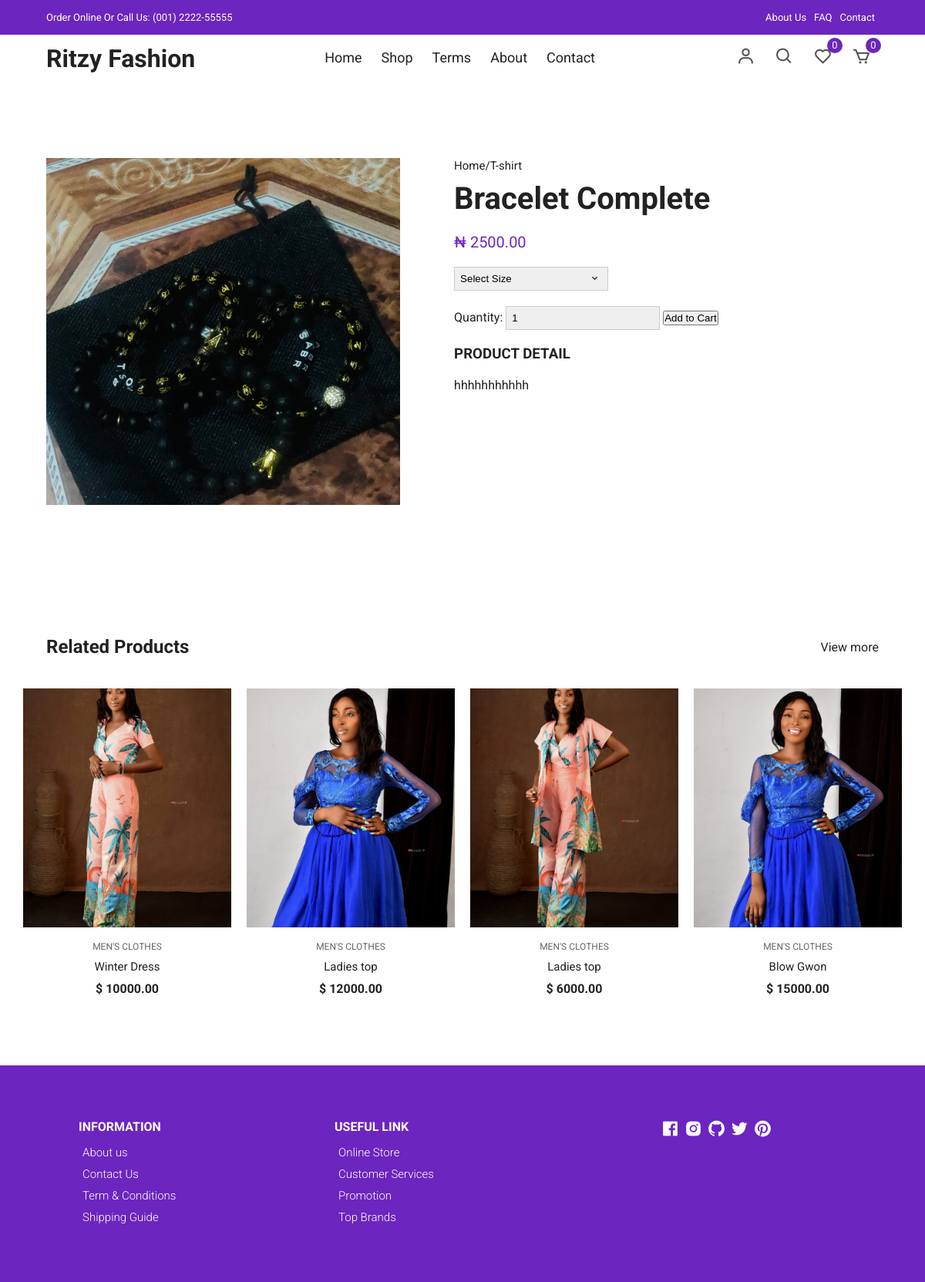
Page /products/7/bracelet-complete/ on the committed database.
### products/models.py (models this page shows, shortened)
class Product(models.Model):
    category = models.ForeignKey(Category, related_name='products', on_delete=models.CASCADE)
    name = models.CharField(max_length=200, db_index=True)
    slug = models.SlugField(max_length=200, db_index=True)
    image = models.ImageField(upload_to='products/%Y/%m/%d', blank=True)
    description = models.TextField(blank=True)
    price = models.DecimalField(max_digits=10, decimal_places=2)
    available = models.BooleanField(default=True)
    created = models.DateTimeField(auto_now_add=True)
    updated = models.DateTimeField(auto_now=True)
    class Meta:
        ordering = ('name',)
        index_together = (('id', 'slug'),)
    def get_absolute_url(self):
        return reverse('products:product_detail', args=[self.id, self.slug])

### products/views.py (the view)
# urls.py: path('<int:id>/<slug:slug>/', views.product_detail, name='product_detail'),
def product_detail(request, id, slug):
    category = None
    categories = Category.objects.all()
    cart_product_form = CartAddProductForm()
    products = Product.objects.filter(available=True)
    related_products = Product.objects.order_by('-category')[:4]
    cart_product_form = CartAddProductForm()
    product = get_object_or_404(Product, id=id, slug=slug, available=True)
    context = {
        'product': product,
        'category': category,
        'categories': categories,
        'products' : products,
        'cart_product_form': cart_product_form,
        'related_products': related_products
    }
    return render(request, 'products/product_details.html', context)

### cart/forms.py
class CartAddProductForm(forms.Form):
    quantity = forms.TypedChoiceField(choices=PRODUCT_QUANTITY_CHOICES, coerce=int)
    override = forms.BooleanField(required=False, initial=False, widget=forms.HiddenInput)

### products/templates/products/product_details.html (shortened to what this page needs)
{% extends 'mart/base.html' %}
{% load static %}
{% block content %}
    <div class="top-nav">
      <div class="container d-flex">
        <p>Order Online Or Call Us: (001) 2222-55555</p>
        <ul class="d-flex">
          <li><a href="#">About Us</a></li>
          <li><a href="#">FAQ</a></li>
          <li><a href="#">Contact</a></li>
        </ul>
      </div>
    </div>
    <div class="navigation">
      <div class="nav-center container d-flex">
        <a href="index.html" class="logo"><h1>Ritzy Fashion</h1></a>
        <ul class="nav-list d-flex">
          <li class="nav-item">
            <a href="{% url 'mart:ritzy-home' %}" class="nav-link">Home</a>
          </li>
          <li class="nav-item">
            <a href="{% url 'product:product_list' %}" class="nav-link">Shop</a>
          </li>
          <li class="nav-item">
            <a href="#terms" class="nav-link">Terms</a>
          </li>
          <li class="nav-item">
            <a href="#about" class="nav-link">About</a>
          </li>
          <li class="nav-item">
            <a href="#contact" class="nav-link">Contact</a>
          </li>
        </ul>
        <div class="icons d-flex">
          <a href="login.html" class="icon">
            <i class="bx bx-user"></i>
          </a>
          <div class="icon">
            <i class="bx bx-search"></i>
          </div>
          <div class="icon">
            <i class="bx bx-heart"></i>
            <span class="d-flex">0</span>
          </div>
          <a href="cart.html" class="icon">
            <i class="bx bx-cart"></i>
            <span class="d-flex">0</span>
          </a>
        </div>
      </div>
    </div>
    <section class="section product-detail">
      <div class="details container">
        <div class="left image-container">
          <div class="main">
            <img src="{{ product.image.url }}" id="zoom" alt="" />
          </div>
        </div>
        <div class="right">
          <span>Home/T-shirt</span>
          <h1>{{ product.name }}</h1>
          <div class="price">₦ {{ product.price }}</div>
          <form>
            <div>
              <select>
                <option value="Select Size" selected disabled>
                  Select Size
                </option>
              </select>
              <span><i class="bx bx-chevron-down"></i></span>
            </div>
          </form>
          <form action="{% url 'cart:cart_add' product.id %}" method="post">
            {{ cart_product_form }}
            <input type="submit" value="Add to Cart" class="addCart" ></input>
          </form>
          <h3>Product Detail</h3>
          <p>
           {{ product.description }}
          </p>
        </div>
      </div>
    </section>
    <section class="section featured">
      <div class="top container">
        <h1>Related Products</h1>
        <a href="#" class="view-more">View more</a>
      </div>
      <div class="product-center container">
        {% for product in related_products %}
        <div class="product-item">
          <div class="overlay">
            <a href="" class="product-thumb">
              <img src="{{ product.image.url }}" alt="" />
            </a>
          </div>
          <div class="product-info">
            <span>MEN'S CLOTHES</span>
            <a href="{{ product.get_absolute_url }}">{{ product.name }}</a>
            <h4>$ {{ product.price }}</h4>
          </div>
          <ul class="icons">
          </ul>
        </div>
        {% endfor %}
      </div>
    </section>
{% endblock content %}

### mart/static/mart/css/styles.css (style rules this page uses)
:root { --white: #fff; --black: #222; --green: #6c25be; --grey1: #f0f0f0; --grey2: #e9d7d3; }
*, *::before, *::after { margin: 0; padding: 0; box-sizing: inherit; }
html { box-sizing: border-box; font-size: 62.5%; }
body { font-family: 'Roboto', sans-serif; font-size: 1.6rem; background-color: var(--white); color: var(--black); font-weight: 400; font-style: normal; }
a { text-decoration: none; color: var(--black); }
li { list-style: none; }
.container { max-width: 114rem; margin: 0 auto; padding: 0 3rem; }
.d-flex { display: flex; align-items: center; }
.top-nav { background-color: var(--green); font-size: 1.3rem; color: var(--white); }
.top-nav div { justify-content: space-between; height: 4.5rem; }
.top-nav a { color: var(--white); padding: 0 0.5rem; }
.navigation { height: 6rem; line-height: 6rem; }
.nav-center { justify-content: space-between; }
.nav-center .nav-item:not(:last-child) { margin-right: 0.5rem; }
.nav-center .nav-link { font-size: 1.8rem; padding: 1rem; }
.icon { cursor: pointer; font-size: 2.5rem; padding: 0 1rem; color: #555; position: relative; }
.icon:not(:last-child) { margin-right: 0.5rem; }
.icon span { position: absolute; top: 3px; right: -3px; background-color: var(--green); color: var(--white); border-radius: 50%; font-size: 1.3rem; height: 2rem; width: 2rem; justify-content: center; }
.section { padding: 10rem 0 5rem 0; overflow: hidden; }
.product-center { display: flex; align-items: center; justify-content: center; flex-wrap: wrap; max-width: 120rem; margin: 0 auto; padding: 0 2rem; }
.product-item { position: relative; width: 27rem; margin: 0 auto; margin-bottom: 3rem; }
.product-thumb img { width: 100%; height: 31rem; object-fit: cover; transition: all 500ms linear; }
.product-info { padding: 1rem; text-align: center; }
.product-info span { display: inline-block; font-size: 1.2rem; color: #666; margin-bottom: 1rem; }
.product-info a { font-size: 1.5rem; display: block; margin-bottom: 1rem; transition: all 300ms ease; }
.product-item .icons { position: absolute; left: 50%; top: 35%; transform: translateX(-50%); display: flex; align-items: center; }
.product-item .overlay { position: relative; overflow: hidden; cursor: pointer; width: 100%; }
.product-item .overlay::after { content: ''; position: absolute; top: 0; left: 0; width: 100%; height: 100%; background-color: rgba(0, 0, 0, 0.5); visibility: hidden; opacity: 0; transition: 300ms ease-out; }
.section .top { display: flex; align-items: center; justify-content: space-between; margin-bottom: 4rem; }
form { position: relative; z-index: 1; }
form span { position: absolute; top: 50%; right: 1rem; transform: translateY(-50%); font-size: 2rem; z-index: 0; }
.product-detail .details { display: grid; grid-template-columns: 1fr 1.2fr; gap: 7rem; }
.product-detail .left { display: flex; flex-direction: column; }
.product-detail .left .main { text-align: center; background-color: #f6f2f1; margin-bottom: 2rem; height: 45rem; }
.product-detail .left .main img { object-fit: cover; height: 100%; width: 100%; }
.product-detail .right span { display: inline-block; font-size: 1.5rem; margin-bottom: 1rem; }
.product-detail .right h1 { font-size: 4rem; line-height: 1.2; margin-bottom: 2rem; }
.product-detail .right .price { font-size: 600; font-size: 2rem; color: var(--green); margin-bottom: 2rem; }
.product-detail .right div { display: inline-block; position: relative; z-index: -1; }
.product-detail .right select { font-family: 'Poppins', sans-serif; width: 20rem; padding: 0.7rem; border: 1px solid #ccc; appearance: none; outline: none; }
.product-detail form { margin-bottom: 2rem; z-index: 0; }
.product-detail form span { position: absolute; top: 50%; right: 1rem; transform: translateY(-50%); font-size: 2rem; z-index: 0; }
.product-detail h3 { text-transform: uppercase; margin-bottom: 2rem; }

### rows in the picture
Product: image (picture), name "Bracelet Complete", price "2500.00", description "hhhhhhhhhhh"
Product: image (picture), name "Winter Dress", price "10000.00"
Product: image (picture), name "Ladies top", price "12000.00"
Product: image (picture), name "Ladies top", price "6000.00"
Product: image (picture), name "Blow Gwon", price "15000.00"
